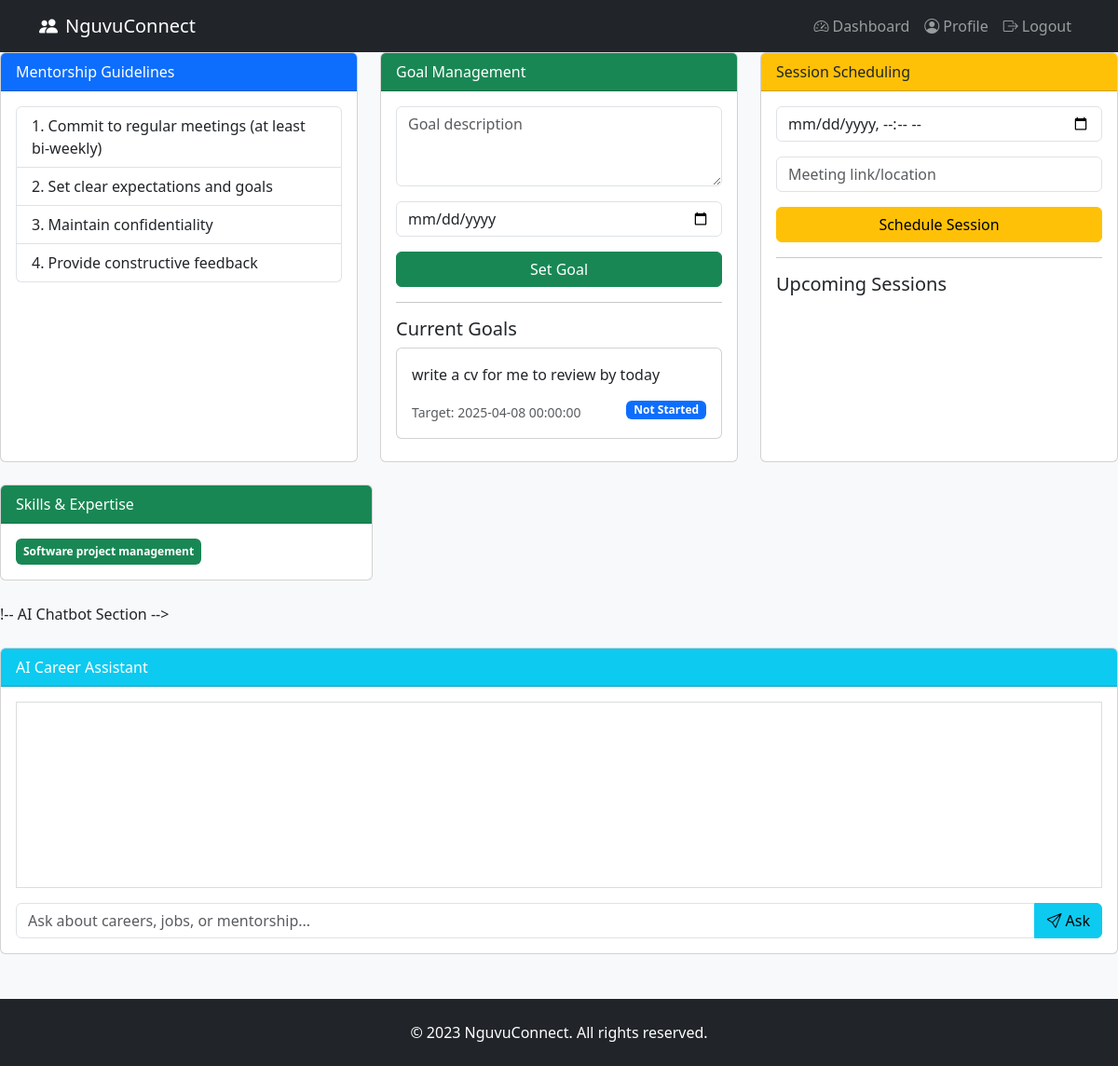
Page /dashboard (signed in) on the committed database.
### app.py (models this page shows)
class Goal(db.Model):
    id = db.Column(db.Integer, primary_key=True)
    mentee_id = db.Column(db.Integer, db.ForeignKey('user.id'))
    mentor_id = db.Column(db.Integer, db.ForeignKey('user.id'))
    description = db.Column(db.Text)
    status = db.Column(db.String(20), default='Not Started')
    created_at = db.Column(db.DateTime, default=datetime.utcnow)
    target_date = db.Column(db.DateTime)

class User(UserMixin, db.Model):
    id = db.Column(db.Integer, primary_key=True)
    username = db.Column(db.String(80), unique=True, nullable=False)
    password = db.Column(db.String(200), nullable=False)
    role = db.Column(db.String(20))  # 'mentee' or 'mentor'
    education = db.Column(db.String(200))
    skills = db.Column(db.String(200))
    interests = db.relationship('Interest', secondary=user_interest, backref='users')
    bio = db.Column(db.Text)
    company = db.Column(db.String(100))
    created_at = db.Column(db.DateTime, default=datetime.utcnow)
    last_login = db.Column(db.DateTime)
    is_verified = db.Column(db.Boolean, default=False)

### app.py (the view)
@app.route('/dashboard')
@login_required
def dashboard():
    guidelines = [
        "Commit to regular meetings (at least bi-weekly)",
        "Set clear expectations and goals",
        "Maintain confidentiality",
        "Provide constructive feedback"
    ]
    goals = Goal.query.filter(
        (Goal.mentee_id == current_user.id) |
        (Goal.mentor_id == current_user.id)
    ).all()
    sessions = Session.query.filter(
        (Session.mentee_id == current_user.id) |
        (Session.mentor_id == current_user.id),
        Session.scheduled_time > datetime.utcnow()
    ).order_by(Session.scheduled_time).all()
    return render_template('dashboard.html',
                         guidelines=guidelines,
                         goals=goals,
                         sessions=sessions,
                         chat_history=session.get('chat_history', []))

### app.py (called while the page is built)
@login_manager.user_loader
def load_user(user_id):
    return User.query.get(int(user_id))

### templates/dashboard.html (shortened to what this page needs)
{% extends "base.html" %}
{% block content %}
<div class="row">
    <div class="col-md-4 mb-4">
        <div class="card h-100">
            <div class="card-header bg-primary text-white">
                Mentorship Guidelines
            </div>
            <div class="card-body">
                <ol class="list-group list-group-numbered">
                    {% for guideline in guidelines %}
                    <li class="list-group-item">{{ guideline }}</li>
                    {% endfor %}
                </ol>
            </div>
        </div>
    </div>
    <div class="col-md-4 mb-4">
        <div class="card h-100">
            <div class="card-header bg-success text-white">
                Goal Management
            </div>
            <div class="card-body">
                <form method="POST" action="/goal">
                    <div class="mb-3">
                        <textarea class="form-control" name="description"
                                  placeholder="Goal description" rows="3"></textarea>
                    </div>
                    <div class="mb-3">
                        <input type="date" class="form-control" name="target_date" required>
                    </div>
                    <button type="submit" class="btn btn-success w-100">Set Goal</button>
                </form>
                <hr>
                <h5>Current Goals</h5>
                {% for goal in goals %}
                <div class="card mb-2">
                    <div class="card-body">
                        <p class="card-text">{{ goal.description }}</p>
                        <small class="text-muted">Target: {{ goal.target_date }}</small>
                        <span class="badge bg-primary float-end">{{ goal.status }}</span>
                    </div>
                </div>
                {% endfor %}
            </div>
        </div>
    </div>
    {% if current_user.role == 'mentor' %}
    <div class="col-md-4 mb-4">
        <div class="card h-100">
            <div class="card-header bg-warning text-dark">
                Session Scheduling
            </div>
            <div class="card-body">
                <form method="POST" action="/schedule">
                    <div class="mb-3">
                        <input type="datetime-local" class="form-control" name="datetime" required>
                    </div>
                    <div class="mb-3">
                        <input type="text" class="form-control" name="location"
                               placeholder="Meeting link/location" required>
                    </div>
                    <button type="submit" class="btn btn-warning w-100">Schedule Session</button>
                </form>
                <hr>
                <h5>Upcoming Sessions</h5>
            </div>
        </div>
    </div>
    {% endif %}
</div>
<div class="col-md-4 mb-4">
    <div class="card h-100">
        <div class="card-header bg-success text-white">
            Skills & Expertise
        </div>
        <div class="card-body">
            {% if current_user.skills %}
                <div class="d-flex flex-wrap gap-2">
                    {% for skill in current_user.skills.split(',') %}
                        <span class="badge bg-success p-2">
                            {{ skill.strip() }}
                        </span>
                    {% endfor %}
                </div>
            {% else %}
                <div class="text-muted">No skills listed yet. Update your profile to add skills.</div>
            {% endif %}
        </div>
    </div>
</div>
!-- AI Chatbot Section -->
<div class="card mt-4">
    <div class="card-header bg-info text-white">
        AI Career Assistant
    </div>
    <div class="card-body">
        <div class="chat-history mb-3" style="height: 200px; overflow-y: auto; border: 1px solid #ddd; padding: 10px;">
        </div>
        <form method="POST" action="/chatbot">
            <div class="input-group">
                <input type="text"
                       name="message"
                       class="form-control"
                       placeholder="Ask about careers, jobs, or mentorship..."
                       required>
                <button type="submit" class="btn btn-info">
                    <i class="bi bi-send"></i> Ask
                </button>
            </div>
        </form>
    </div>
</div>
{% endblock %}

### rows in the picture
Goal: description "write a cv for me to review by today", target_date "2025-04-08 00:00:00", status "Not Started"
User: strip "Software project management"

### other values in the picture
{{ guideline }} "Commit to regular meetings (at least bi-weekly)" "Set clear expectations and goals" "Maintain confidentiality" "Provide constructive feedback"
